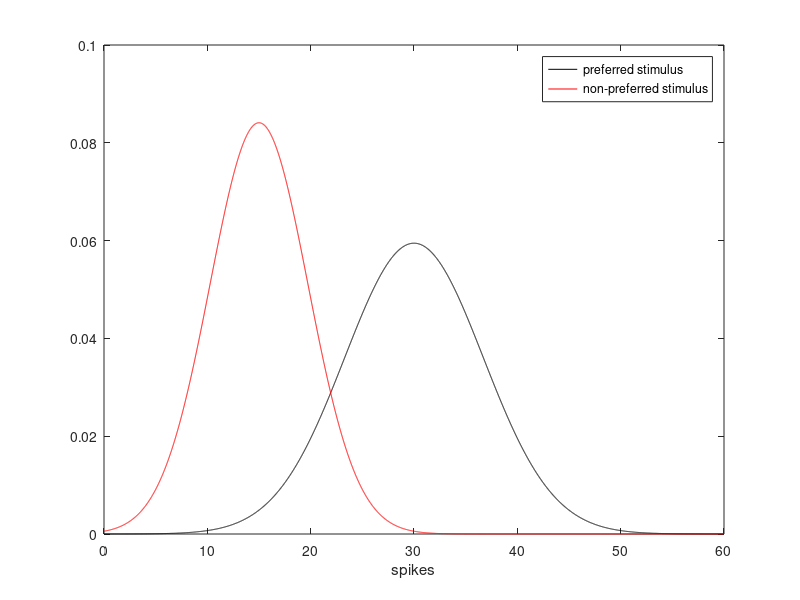
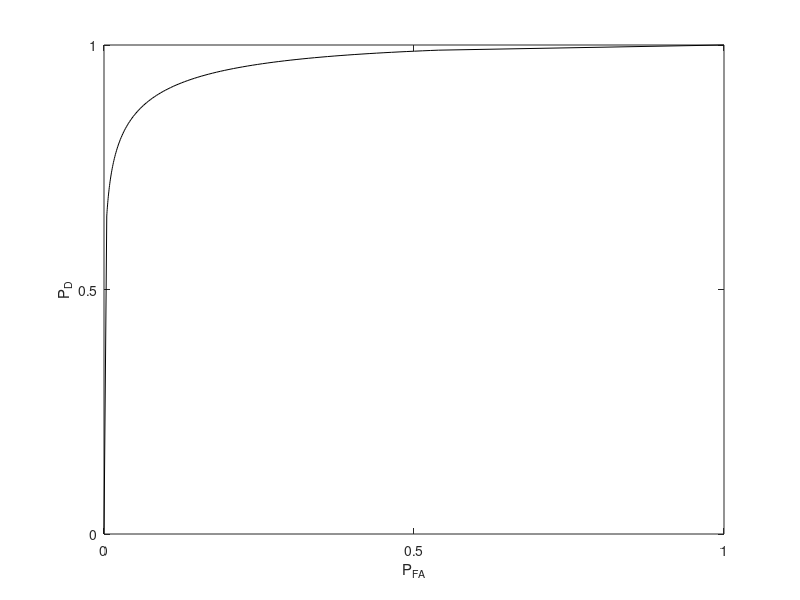
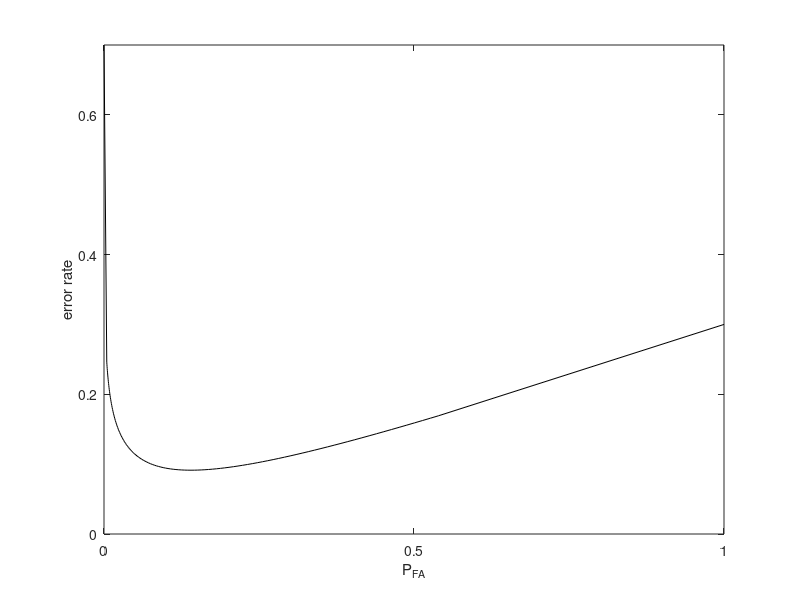

MATLAB code to generate these figures, in order:
figure(1)
m = [30 15];
s2 = 1.5*m;
s = sqrt(s2);
x = 0:0.01:60;
pp = normpdf(x,m(1),s(1));
pn = normpdf(x,m(2),s(2));
plot(x,pp,'k',x,pn,'r')
xlabel('spikes')
legend('preferred stimulus','non-preferred stimulus')
figure(2)
mu = (m(1)-m(2))/s(2);
sigma = s(1)/s(2);
rho_0 = 2*sigma^2*log(sigma);
l_val_vect = -3:0.05:3;
for j = 1:length(l_val_vect)
        l_val = l_val_vect(j);
        rho = rho_0 + 2*sigma^2*l_val;

        d_2 = sigma^2*(mu^2+rho)-rho;
    
        if ( d_2 > 0 )
            d = sqrt(sigma^2*(mu^2+rho)-rho);

            y_p = (-mu + d)/(sigma^2-1);
            y_m = (-mu - d)/(sigma^2-1);

            pfa(j) = normcdf(y_m,0,1) + (1-normcdf(y_p,0,1));
            pd(j) = normcdf(y_m,mu,sigma) + (1-normcdf(y_p,mu,sigma));
        end
end
inds1 = find(~isnan(pfa));
inds2 = find(~isnan(pd));
[p_fa, ix] = sort(pfa(inds1));
p_fa = [0 p_fa 1];
p_d = pd(inds1(ix));
p_d = [0 p_d 1];
plot(p_fa,p_d,'k');
xlabel('P_{FA}')
ylabel('P_D')
xlim([0 1])
ylim([0 1])
xticks([0 0.5 1])
yticks([0 0.5 1])
figure(3)
error = 0.3*p_fa + 0.7*(1-p_d);
plot(p_fa,error,'k')
xlabel('P_{FA}')
ylabel('error rate')
xticks([0 0.5 1])
yticks([0:0.2:0.8])
min_error = min(error);
min_pfa = pfa(find(error == min_error));
x = sprintf('The minumum error rate is %f. and the corresponding fals-alarm rate is %f.',min_error,min_pfa);
display(x)
area = trapz(p_fa,p_d);
x = sprintf('The area under the ROC curve is %f.',area);
display(x)